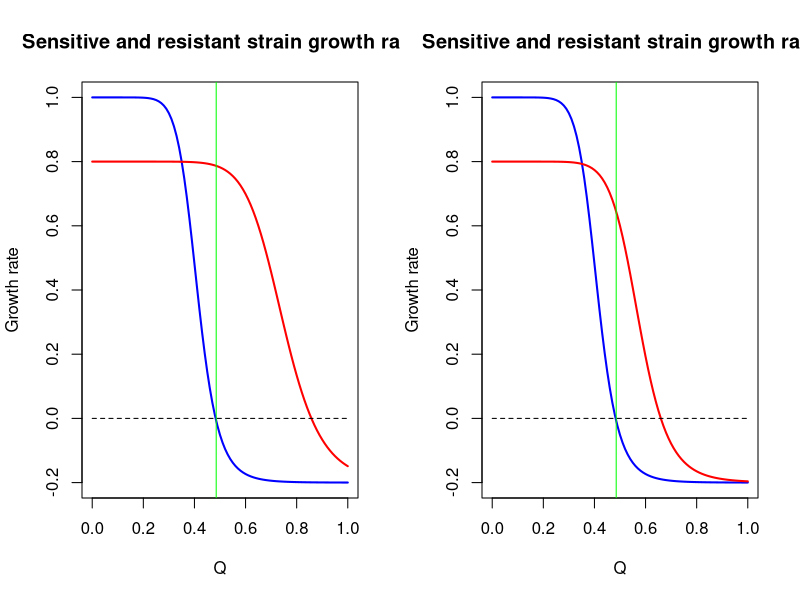
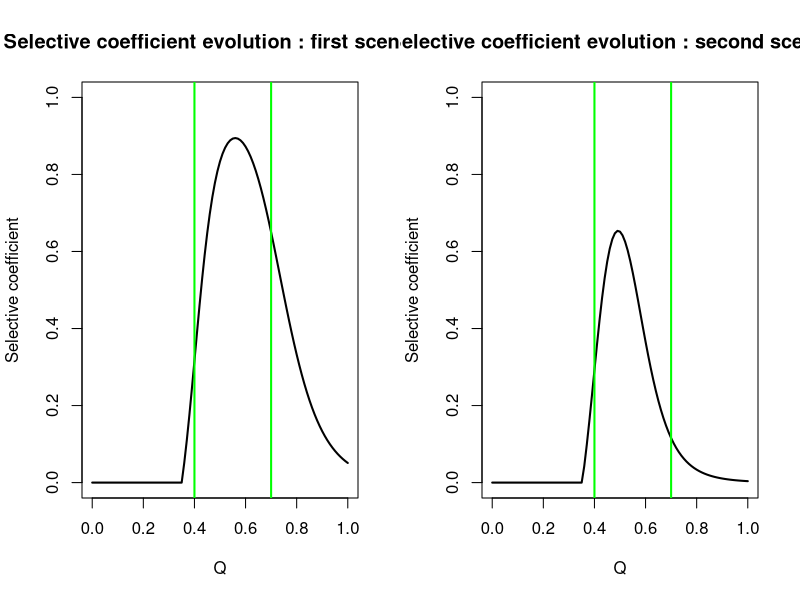
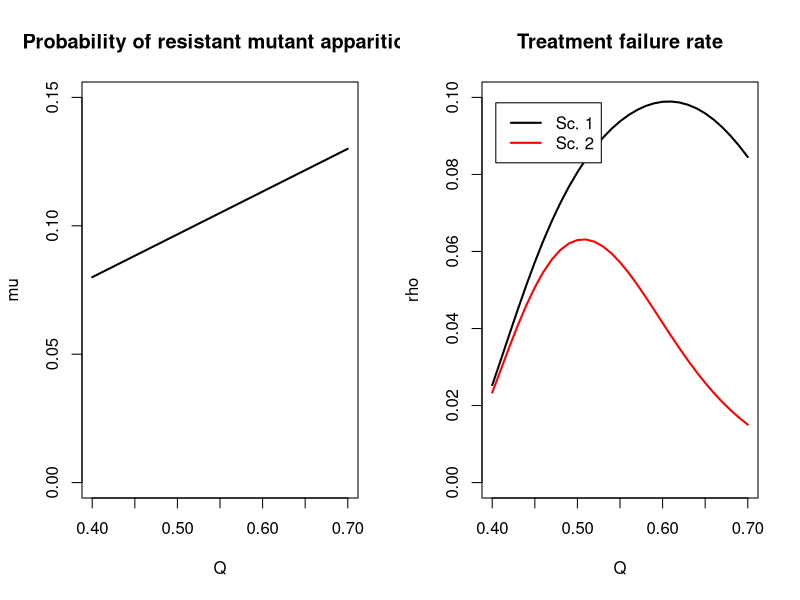
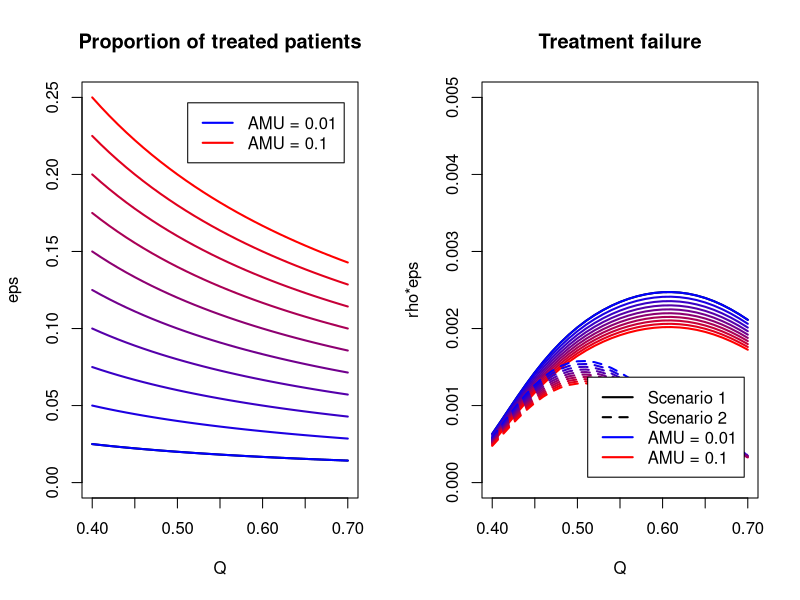
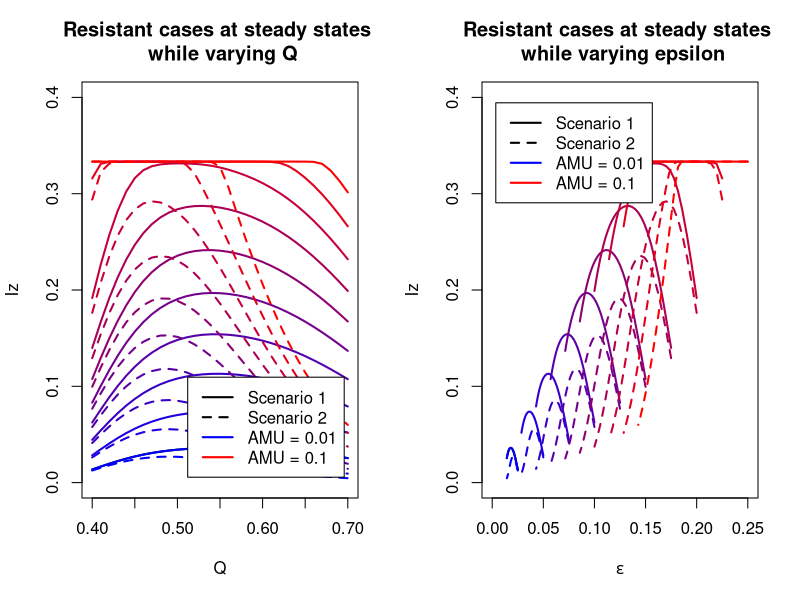
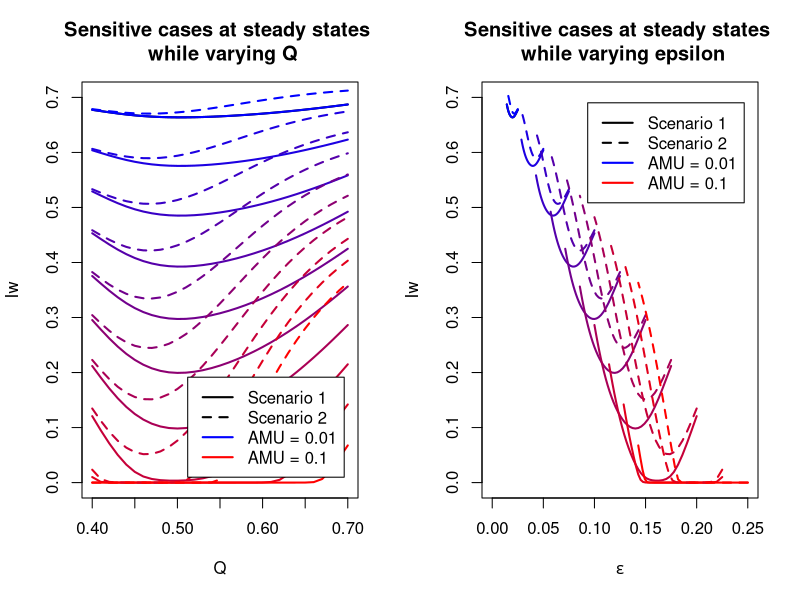
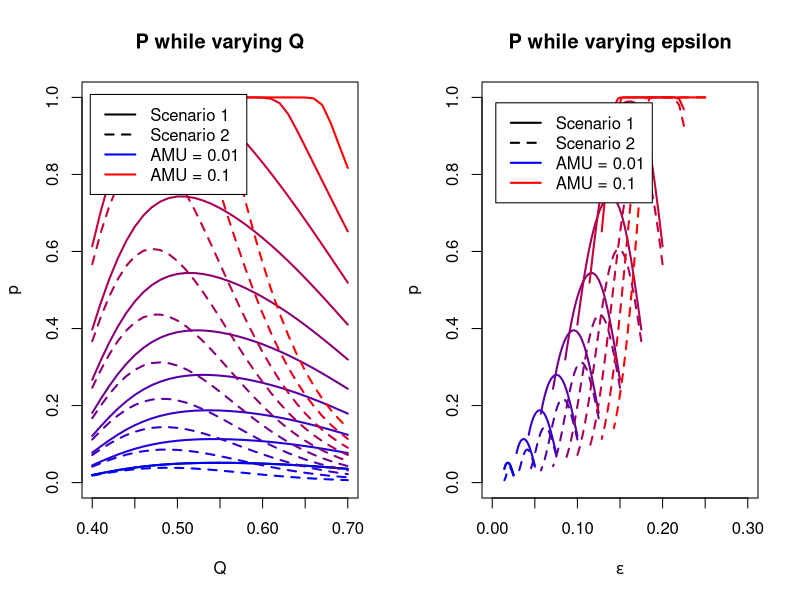
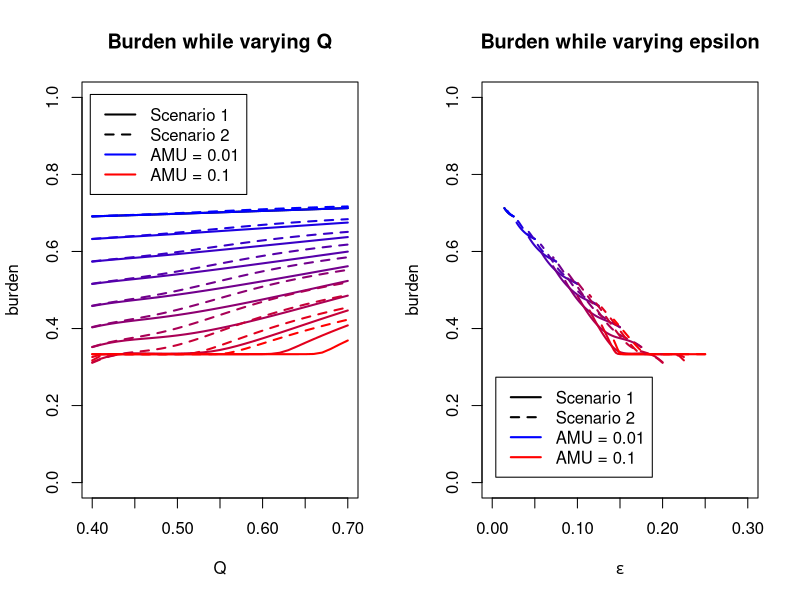

R code for these plots, in order:
## ---- chunk 1
library(plyr)

#per capita maximum growth rate of sensitive bact
max_sens_gr <- 1 
max_sens_gr2 <- 1 
#per capita maximum growth rate of resistant bact
max_res_gr <- 0.8
max_res_gr2 <- 0.8
#per capita minimum growth rate of sensitive bact
min_sens_gr <- -0.2
min_sens_gr2 <- -0.2
#per capita minimum growth rate of res bact
min_res_gr <- -0.2
min_res_gr2 <- -0.2
#minimum inhibitory concentration of sen bact

mic_sens <- 0.35
mic_sens2 <- 0.35
#minimum inhibitory concentration of res bact

mic_res <- 0.65
mic_res2 <- 0.5
#slope for sens bact
kappa_sens <- 10
kappa_sens2 <- 10
#slope for res bact  

kappa_res <- 10
kappa_res2 <- 10

param_sens <- c(max_sens_gr, min_sens_gr, mic_sens, kappa_sens)
param_sens2 <- c(max_sens_gr2, min_sens_gr2, mic_sens2, kappa_sens2)

param_res <- c(max_res_gr, min_res_gr, mic_res, kappa_res)
param_res2 <- c(max_res_gr2, min_res_gr2, mic_res2, kappa_res2)

#mutant emergence probability : we consider that if the amount of applied atb increases, the probability of resistant mutant apparition increases linearly
max_mu <- 0.13
min_mu <- 0.08
max_dot <- 10
min_dot <- 1

#range of intervention - cl=lowest clinically effective dose, cu maximum tolerable dose (toxicity)
cl=0.40
cu=0.70
n_values=(cu-cl)*100+1

drug_quantities <- seq(cl, cu, length.out = n_values )

AMU = c(0.01, 0.02, 0.03, 0.04, 0.05, 0.06, 0.07, 0.08, 0.09, 0.10)

prop_treated <- do.call(cbind, lapply(AMU, function (x) x/drug_quantities))

eps_max <- max(prop_treated)

#selection of corresponding borders in sel_coef vector

lowbound=cl*100+1
highbound=cu*100+1



x <- seq(0,1,by=0.01)
zoom <- 1
## ---- chunk 2



growth = function(x, maxv, minv, micv, slopev) {
  y <- maxv - ((maxv - minv)*(x/micv)^slopev)/((x/micv)^slopev - maxv/minv)
  return(y)
}



colglob <- colorRampPalette(c("blue", "red"))

colforcol <- colglob(length(AMU))


linfun <- function(x, t, ltype){
  lines(t, unlist(x), lty=ltype, lwd=2, col=colforcol[as.numeric(parent.frame()$i)])
}

## ---- chunk 3


gr_sens <- lapply(x, growth, max_sens_gr, min_sens_gr, mic_sens, kappa_sens)

gr_res <- lapply(x, growth, max_res_gr, min_res_gr, mic_res, kappa_res)

gr_sens2 <- lapply(x, growth, max_sens_gr2, min_sens_gr2, mic_sens2, kappa_sens2)

gr_res2 <- lapply(x, growth, max_res_gr2, min_res_gr2, mic_res2, kappa_res2)

MIC <- sum(gr_sens>0)/length(gr_sens)
MICres <- sum(gr_res>0)/length(gr_res)
MICres2 <- sum(gr_res2>0)/length(gr_res2)
## ---- chunk 4
par(mfrow=c(1,2))

plot(x, gr_sens, main="Sensitive and resistant strain growth rate", xlab="Q", ylab="Growth rate", ylim=c(-0.2,1), lwd=2, type="l", col='blue')

lines(x, gr_res, type='l', col='red', lwd=2)

lines(x, rep(0, length(x)), type='l', col='black', lwd=1, lty=2)
abline(v=MIC, col='green')


plot(x, gr_sens2, main="Sensitive and resistant strain growth rate", xlab="Q", ylab="Growth rate", ylim=c(-0.2,1), lwd=2, type="l", col='blue')

lines(x, gr_res2, type='l', col='red', lwd=2)

lines(x, rep(0, length(x)), type='l', col='black', lwd=1, lty=2)
abline(v=MIC, col='green')

## ---- chunk 5
gr_sens <- unlist(gr_sens)
gr_sens2 <- unlist(gr_sens2)
gr_res <- unlist(gr_res)
gr_res2 <- unlist(gr_res2)

sel_coef <- gr_res - gr_sens
sel_coef2 <- gr_res2 - gr_sens2

sel_coef[which(sel_coef<0)] <- 0
sel_coef2[which(sel_coef2<0)] <- 0


minSC <- sum(sel_coef==0)/length(sel_coef)

plot(x, sel_coef, main="Selective coefficient evolution : first scenario", xlab="Q", ylab="Selective coefficient", ylim=c(0,1), lwd=2, type="l", col='black')
abline(v=cl, col='green', lw=2)
abline(v=cu, col='green', lw=2)

plot(x, sel_coef2, main="Selective coefficient evolution : second scenario", xlab="Q", ylab="Selective coefficient", ylim=c(0,1), lwd=2, type="l", col='black')
abline(v=cl, col='green', lw=2)
abline(v=cu, col='green', lw=2)
## ---- chunk 6
mu_prob <- seq(min_mu, max_mu, length.out = n_values)
doses <- seq(cl, cu, length.out = n_values)

plot(doses, mu_prob, main="Probability of resistant mutant apparition", xlab="Q", ylab="mu", ylim=c(0,0.15), lwd=2, type="l", col='black')

## ---- chunk 7
sel_sel_coef <- sel_coef[lowbound:highbound]
sel_sel_coef2 <- sel_coef2[lowbound:highbound]

rho1 <- sel_sel_coef*mu_prob
rho2 <- sel_sel_coef2*mu_prob

plot(doses, rho1, main="Treatment failure rate", xlab="Q", ylab="rho", lwd=2, type="l", col='black', ylim=c(0, 0.10))

lines(doses, rho2, type='l', col='red', lwd=2)

legend("topleft" , inset=.05, c("Sc. 1", "Sc. 2"), lty=c(1,1), lwd=c(2,2), col=c("black", "red"))

## ---- chunk 8



plot(doses, prop_treated[,1], main="Proportion of treated patients", xlab="Q", ylab="eps", ylim=c(0 , eps_max), lwd=2, type="l", col='black')

capture.output(apply(prop_treated, 2, linfun, doses, 1), file='NUL')

tag_min <- paste('AMU =', AMU[1])
tag_max <- paste('AMU =', AMU[length(AMU)])

legend("topright" , inset=.05, c(tag_min, tag_max), lty=c(1,1), lwd=c(2,2), col=c("blue", "red"))

## ---- chunk 9


treat_fail <- do.call(cbind, lapply(prop_treated, function (x) x*rho1))
treat_fail2 <- do.call(cbind, lapply(prop_treated, function (x) x*rho2))

plot(doses, treat_fail[,1], main="Treatment failure", xlab="Q", ylab="rho*eps", lwd=2, type="l", col='black', ylim=c(0, 0.005))

capture.output(apply(treat_fail, 2, linfun, doses, 1), file='NUL')
capture.output(apply(treat_fail2, 2, linfun, doses, 2), file='NUL')

legend("bottomright" , inset=.05, c('Scenario 1', 'Scenario 2', tag_min, tag_max), lty=c(1,2,1,1), lwd=c(2,2,2,2), col=c("black", "black", "blue", "red"))


## ---- chunk 10

library(deSolve)


options("scipen" = 10)

# initial state:
N <- 1
prop <- 0.01 #initial value of Iw and Iz

# time:
a <- 4000 #time span
m <- 1 #time step

# parameters
pbeta_w <- 0.04 #transmission parameter of Iw
pbeta_z <- 0.015 #transmission parameter of Iz

pgammaa <- 0.01 #innate recovery rate
pgamma_tilt <- 0.1 #recovery rate of Iw when treated by antibiotics



## ---- chunk 11

varying_par <- cbind(prop_treated, rho1)

varying_par2 <- cbind(prop_treated, rho2)


parameters <- c(beta_w=pbeta_w, beta_z=pbeta_z, gamma=pgammaa, gamma_prim=pgamma_tilt, eps=0, rho=0)

state <- c(S=1-2*prop, Iw=prop, Iz=prop, new_Iz=0, new_Iw=0)

times=seq(0, a, by=m)

SIS=function(times, state, parameters){
  with(as.list(c(state,parameters)),
       {dS = - beta_w*Iw*S - beta_z*Iz*S + gamma*(1-eps)*Iw + gamma_prim*eps*Iw + gamma*Iz
        dIw = beta_w*Iw*S + (1-eps)*beta_w*Iw*Iz - eps*beta_z*Iz*Iw - rho*eps*Iw - gamma*(1-eps)*Iw - gamma_prim*eps*Iw
        dIz = beta_z*Iz*S + eps*beta_z*Iz*Iw + rho*eps*Iw - (1-eps)*beta_w*Iw*Iz - gamma*Iz
        dnewIw = beta_w*Iw*S
        dnewIz = beta_z*Iz*S
        list(c(dS, dIw, dIz, dnewIw, dnewIz))
       })
}

calc_fun = function(x) {
  parameters[5] <- x[1]
  parameters[6] <- x[2]
  out=as.data.frame(
  ode(y=state, times=times, func=SIS, parms=parameters))
  return(out)
}



## ---- chunk 12
out_sc1 <- do.call(cbind, apply(cbind(varying_par[,1], varying_par[,ncol(varying_par)]), 1 , calc_fun))


for (i in 2:(ncol(varying_par)-1)) {
  out <- do.call(cbind, apply(cbind(varying_par[,i], varying_par[,ncol(varying_par)]), 1 , calc_fun))
  out_sc1 <- cbind(out_sc1, out)
}


out_sc2 <- do.call(cbind, apply(cbind(varying_par2[,1], varying_par2[,ncol(varying_par2)]), 1 , calc_fun))

for (i in 2:(ncol(varying_par2)-1)) {
  out2 <- do.call(cbind, apply(cbind(varying_par2[,i], varying_par2[,ncol(varying_par2)]), 1 , calc_fun))
  out_sc2 <- cbind(out_sc2, out2)
}

## ---- chunk 13

niz <- seq(4, ncol(out_sc1), by=6)
niw <- seq(3, ncol(out_sc1), by=6)
inciw <- seq(5, ncol(out_sc1), by=6)
inciz <- seq(6, ncol(out_sc1), by=6)

iz_steady <- out_sc1[nrow(out_sc1),niz]
iz_steady2 <- out_sc2[nrow(out_sc2),niz]

iw_steady <- out_sc1[nrow(out_sc1),niw]
iw_steady2 <- out_sc2[nrow(out_sc2),niw]

inciw_steady <- out_sc1[,inciw]
inciw_steady2 <- out_sc2[,inciw]

inciz_steady <- out_sc1[,inciz]
inciz_steady2 <- out_sc2[,inciz]


## ---- chunk 14
incid = function(x, zoom) {
  der <- rep(0, length(x))
  for (i in 2:length(x)) {
    der[i] <- x[i]-x[i-1]
  }
  return(der)
}

NewIz <- apply(inciz_steady, 2, incid, zoom)
NewIz2 <- apply(inciz_steady2, 2, incid, zoom)

NewIw <- apply(inciw_steady, 2, incid, zoom)
NewIw2 <- apply(inciw_steady2, 2, incid, zoom)

newiz_ss <- NewIz[nrow(NewIz),]
newiz_ss2 <- NewIz2[nrow(NewIz2),]

newiw_ss <- NewIw[nrow(NewIw),]
newiw_ss2 <- NewIw2[nrow(NewIw2),]
## ---- chunk 15
iz_steady <- matrix(unlist(iz_steady), nrow=length(doses))
iz_steady2 <- matrix(unlist(iz_steady2), nrow=length(doses))

iw_steady <- matrix(unlist(iw_steady), nrow=length(doses))
iw_steady2 <- matrix(unlist(iw_steady2), nrow=length(doses))

newiz_ss <- matrix(unlist(newiz_ss), nrow=length(doses))
newiz_ss2 <- matrix(unlist(newiz_ss2), nrow=length(doses))

newiw_ss <- matrix(unlist(newiw_ss), nrow=length(doses))
newiw_ss2 <- matrix(unlist(newiw_ss2), nrow=length(doses))

p <- iz_steady/(iw_steady+iz_steady)
p2 <- iz_steady2/(iw_steady2+iz_steady2)

p_incid <- newiz_ss/(newiz_ss+newiw_ss)
p_incid2 <- newiz_ss2/(newiz_ss2+newiw_ss2)


burden <- iz_steady+iw_steady
burden2 <- iz_steady2+iw_steady2
## ---- chunk 16
plot(doses, iz_steady[,1], main="Resistant cases at steady states \n while varying Q", xlab="Q", ylab="Iz", ylim=c(0,0.40), lwd=2, lty=1, type="l", col='black')

capture.output(apply(iz_steady, 2, linfun, doses, 1), file='NUL')
capture.output(apply(iz_steady2, 2, linfun, doses, 2), file='NUL')

legend("bottomright" , inset=.05, c('Scenario 1', 'Scenario 2', tag_min, tag_max), lty=c(1,2,1,1), lwd=c(2,2,2,2), col=c("black", "black", "blue", "red"))


plot(prop_treated[,1], iz_steady[,1], main="Resistant cases at steady states \n while varying epsilon", xlab=expression(epsilon), ylab="Iz", ylim=c(0,0.40), xlim=c(0,eps_max), lwd=2, type="l", col='black')

for (i in 1:ncol(prop_treated)) {
  lines(prop_treated[,i], iz_steady[,i], col=colforcol[i], lty=1, lwd=2)
}
for (i in 1:ncol(prop_treated)) {
  lines(prop_treated[,i], iz_steady2[,i], col=colforcol[i], lty=2, lwd=2)
}

legend("topleft" , inset=.05, c('Scenario 1', 'Scenario 2', tag_min, tag_max), lty=c(1,2,1,1), lwd=c(2,2,2,2), col=c("black", "black", "blue", "red"))

## ---- chunk 17
plot(doses, iw_steady[,1], main="Sensitive cases at steady states \n while varying Q", xlab="Q", ylab="Iw", ylim=c(0,0.70), lwd=2, lty=1, type="l", col='black')

capture.output(apply(iw_steady, 2, linfun, doses, 1), file='NUL')
capture.output(apply(iw_steady2, 2, linfun, doses, 2), file='NUL')

legend("bottomright" , inset=.05, c('Scenario 1', 'Scenario 2', tag_min, tag_max), lty=c(1,2,1,1), lwd=c(2,2,2,2), col=c("black", "black", "blue", "red"))


plot(prop_treated[,1], iw_steady[,1], main="Sensitive cases at steady states \n while varying epsilon", xlab=expression(epsilon), ylab="Iw", ylim=c(0,0.70), xlim=c(0,eps_max), lwd=2, type="l", col='black')

for (i in 1:ncol(prop_treated)) {
  lines(prop_treated[,i], iw_steady[,i], col=colforcol[i], lty=1, lwd=2)
}
for (i in 1:ncol(prop_treated)) {
  lines(prop_treated[,i], iw_steady2[,i], col=colforcol[i], lty=2, lwd=2)
}

legend("topright" , inset=.05, c('Scenario 1', 'Scenario 2', tag_min, tag_max), lty=c(1,2,1,1), lwd=c(2,2,2,2), col=c("black", "black", "blue", "red"))

## ---- chunk 18
plot(doses, p[,1], main="P while varying Q", xlab="Q", ylab="p", ylim=c(0,1), lwd=2, type="l", col='black')

capture.output(apply(p, 2, linfun, doses, 1), file='NUL')
capture.output(apply(p2, 2, linfun, doses, 2), file='NUL')

legend("topleft" , inset=.03, c('Scenario 1', 'Scenario 2', tag_min, tag_max), lty=c(1,2,1,1), lwd=c(2,2,2,2), col=c("black", "black", "blue", "red"))


plot(prop_treated[,1], p[,1], main="P while varying epsilon", xlab=expression(epsilon), ylab="p", ylim=c(0,1), xlim=c(0,0.3), lwd=2, type="l", col='black')

for (i in 1:ncol(prop_treated)) {
  lines(prop_treated[,i], p[,i], col=colforcol[i], lty=1, lwd=2)
}
for (i in 1:ncol(prop_treated)) {
  lines(prop_treated[,i], p2[,i], col=colforcol[i], lty=2, lwd=2)
}

legend("topleft" , inset=.05, c('Scenario 1', 'Scenario 2', tag_min, tag_max), lty=c(1,2,1,1), lwd=c(2,2,2,2), col=c("black", "black", "blue", "red"))

## ---- chunk 19
plot(doses, burden[,1], main="Burden while varying Q", xlab="Q", ylab="burden", ylim=c(0,1), lwd=2, type="l", col='black')

capture.output(apply(burden, 2, linfun, doses, 1), file='NUL')
capture.output(apply(burden2, 2, linfun, doses, 2), file='NUL')

legend("topleft" , inset=.03, c('Scenario 1', 'Scenario 2', tag_min, tag_max), lty=c(1,2,1,1), lwd=c(2,2,2,2), col=c("black", "black", "blue", "red"))

plot(prop_treated[,1], burden[,1], main="Burden while varying epsilon", xlab=expression(epsilon), ylab="burden", ylim=c(0,1), xlim=c(0,0.3), lwd=2, type="l", col='black')

for (i in 1:ncol(prop_treated)) {
  lines(prop_treated[,i], burden[,i], col=colforcol[i], lty=1, lwd=2)
}
for (i in 1:ncol(prop_treated)) {
  lines(prop_treated[,i], burden2[,i], col=colforcol[i], lty=2, lwd=2)
}

legend("bottomleft" , inset=.05, c('Scenario 1', 'Scenario 2', tag_min, tag_max), lty=c(1,2,1,1), lwd=c(2,2,2,2), col=c("black", "black", "blue", "red"))

## ---- chunk 20
newcase <- newiw_ss+newiz_ss
newcase2 <- newiw_ss2+newiz_ss2


plot(doses, newcase[,1], main="Global incidence while varying Q", xlab="Q", ylab="Incidence", ylim=c(0,0.01), lwd=2, type="l", col='black')

capture.output(apply(newcase, 2, linfun, doses, 1), file='NUL')
capture.output(apply(newcase2, 2, linfun, doses, 2), file='NUL')

legend("bottomleft" , inset=.05, c('Scenario 1', 'Scenario 2', tag_min, tag_max), lty=c(1,2,1,1), lwd=c(2,2,2,2), col=c("black", "black", "blue", "red"))



plot(prop_treated[,1], newcase[,1], main="Global incidence while varying epsilon", xlab=expression(epsilon), ylab="Incidence", ylim=c(0,0.01), xlim=c(0,eps_max), lwd=2, type="l", col='black')

for (i in 1:ncol(prop_treated)) {
  lines(prop_treated[,i], newcase[,i], col=colforcol[i], lty=1, lwd=2)
}
for (i in 1:ncol(prop_treated)) {
  lines(prop_treated[,i], newcase2[,i], col=colforcol[i], lty=2, lwd=2)
}

legend("bottomleft" , inset=.05, c('Scenario 1', 'Scenario 2', tag_min, tag_max), lty=c(1,2,1,1), lwd=c(2,2,2,2), col=c("black", "black", "blue", "red"))
